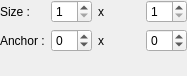
<?xml version="1.0" encoding="UTF-8"?>
<ui version="4.0">
 <class>BlurWidget</class>
 <widget class="QWidget" name="BlurWidget">
  <property name="geometry">
   <rect>
    <x>0</x>
    <y>0</y>
    <width>187</width>
    <height>76</height>
   </rect>
  </property>
  <property name="windowTitle">
   <string>Form</string>
  </property>
  <layout class="QFormLayout" name="formLayout">
   <property name="leftMargin">
    <number>0</number>
   </property>
   <property name="topMargin">
    <number>0</number>
   </property>
   <property name="rightMargin">
    <number>0</number>
   </property>
   <property name="bottomMargin">
    <number>0</number>
   </property>
   <item row="0" column="0">
    <widget class="QLabel" name="label">
     <property name="text">
      <string>Size :</string>
     </property>
    </widget>
   </item>
   <item row="1" column="0">
    <widget class="QLabel" name="label_2">
     <property name="text">
      <string>Anchor :</string>
     </property>
    </widget>
   </item>
   <item row="0" column="1">
    <layout class="QHBoxLayout" name="horizontalLayout">
     <item>
      <widget class="QSpinBox" name="spinBoxWidth">
       <property name="minimum">
        <number>1</number>
       </property>
       <property name="singleStep">
        <number>2</number>
       </property>
      </widget>
     </item>
     <item>
      <widget class="QLabel" name="label_3">
       <property name="text">
        <string>x</string>
       </property>
      </widget>
     </item>
     <item>
      <widget class="QSpinBox" name="spinBoxHeight">
       <property name="minimum">
        <number>1</number>
       </property>
       <property name="singleStep">
        <number>2</number>
       </property>
      </widget>
     </item>
    </layout>
   </item>
   <item row="1" column="1">
    <layout class="QHBoxLayout" name="horizontalLayout_2">
     <item>
      <widget class="QSpinBox" name="spinBoxAnchorX">
       <property name="minimum">
        <number>-1</number>
       </property>
       <property name="value">
        <number>0</number>
       </property>
      </widget>
     </item>
     <item>
      <widget class="QLabel" name="label_4">
       <property name="text">
        <string>x</string>
       </property>
      </widget>
     </item>
     <item>
      <widget class="QSpinBox" name="spinBoxAnchorY">
       <property name="minimum">
        <number>-1</number>
       </property>
      </widget>
     </item>
    </layout>
   </item>
  </layout>
 </widget>
 <resources/>
 <connections/>
</ui>
